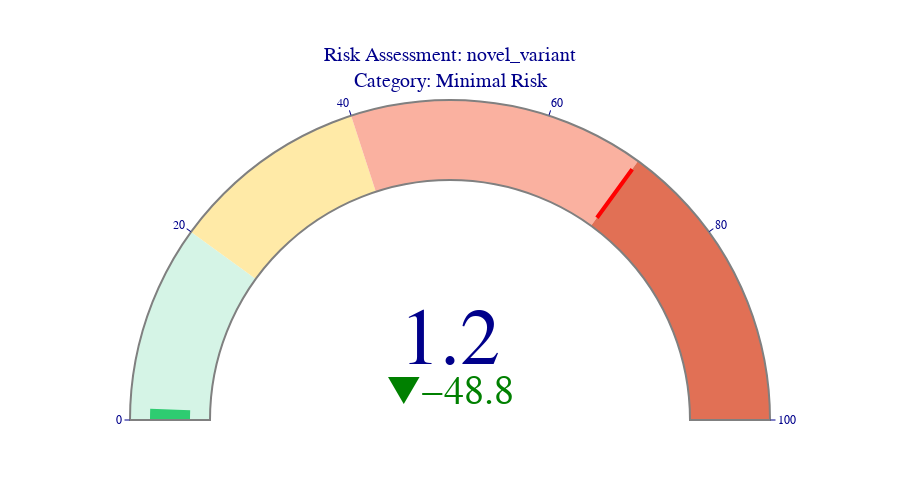
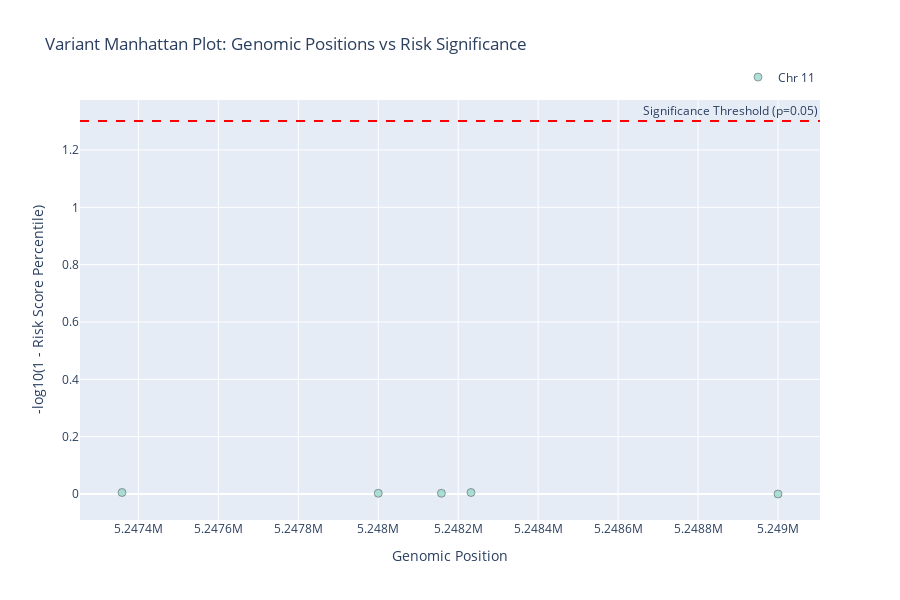
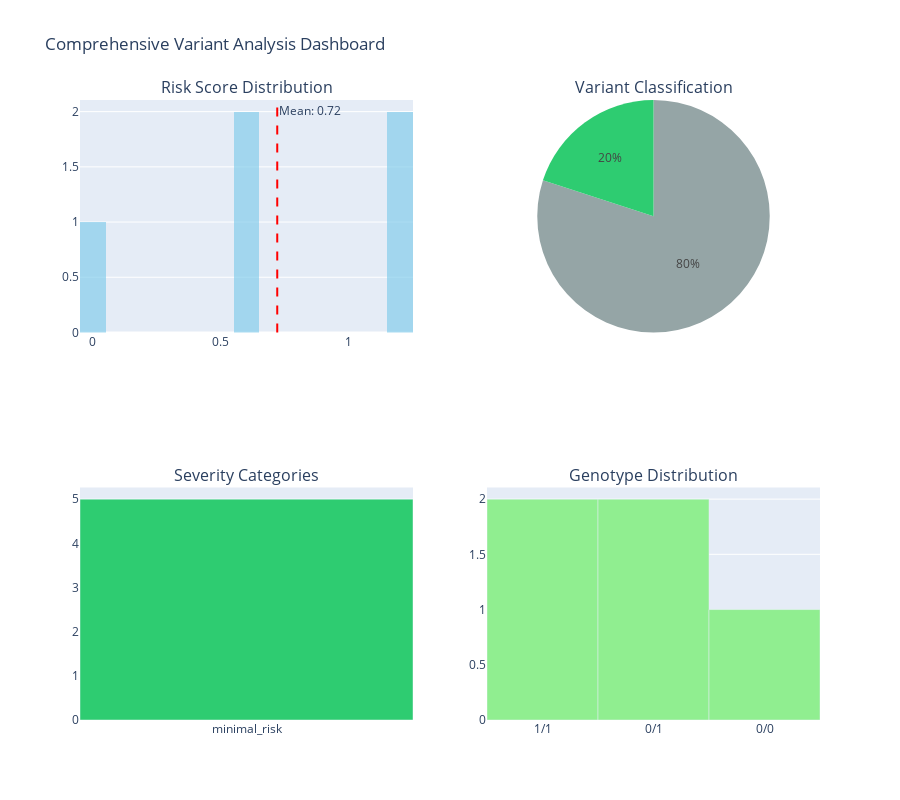

Notebook code cell kept with these figures, in order:
### Markdown cell above
### Advanced Interactive Features

Let's explore the advanced statistical and population comparison capabilities.

### Code cell
# Demonstrate new interactive Plotly visualisations
print("Creating Interactive Plotly Visualisations...")

# First, let's create an interactive risk gauge
print("\nInteractive Risk Gauge:")
if len(results) > 0:
    # Get the variant with the highest risk score
    max_risk_variant = results.loc[results['risk_score'].idxmax()]
    
    # Create interactive gauge
    gauge_fig = visualiser.plot_interactive_risk_gauge(
        risk_score=max_risk_variant['risk_score'],
        variant_name=max_risk_variant.get('variant_name', 'Unknown Variant')
    )
    gauge_fig.show()
    
    print(f"Interactive gauge created for variant with risk score: {max_risk_variant['risk_score']:.2f}")
else:
    print("No data available for risk gauge")

print("\nInteractive Manhattan Plot:")
# Create Manhattan plot showing variant positions and significance
manhattan_fig = visualiser.plot_interactive_variant_manhattan(results)
manhattan_fig.show()
print("Manhattan plot shows genomic positions vs risk significance - hover for details!")

print("\nInteractive Distribution Dashboard:")
# Comprehensive interactive dashboard
dist_fig = visualiser.plot_interactive_risk_distribution(results)
dist_fig.show()
print("Multi-panel dashboard with risk scores, classifications, and distributions")

print("\nInteractive visualisations completed!")
print("These plots are fully interactive - hover, zoom, and explore the data!")

### Figure 1 — Plotly figure (JSON) as saved in the notebook; plotly's stock layout.template omitted (floating-point values rounded to 4 significant figures)
{"data": [{"delta": {"decreasing": {"color": "green"}, "increasing": {"color": "red"}, "reference": 50}, "domain": {"x": [0, 1], "y": [0, 1]}, "gauge": {"axis": {"range": [null, 100], "tickcolor": "darkblue", "tickwidth": 1}, "bar": {"color": "#2ecc71"}, "bgcolor": "white", "bordercolor": "gray", "borderwidth": 2, "steps": [{"color": "#d5f4e6", "range": [0, 20]}, {"color": "#ffeaa7", "range": [20, 40]}, {"color": "#fab1a0", "range": [40, 70]}, {"color": "#e17055", "range": [70, 100]}], "threshold": {"line": {"color": "red", "width": 4}, "thickness": 0.75, "value": 70}}, "mode": "gauge+number+delta", "title": {"text": "Risk Assessment: novel_variant<br>Category: Minimal Risk"}, "type": "indicator", "value": 1.2}], "layout": {"font": {"color": "darkblue", "family": "Arial"}, "height": 500, "paper_bgcolor": "white"}}

### Figure 2 — Plotly figure (JSON) as saved in the notebook; plotly's stock layout.template omitted (floating-point values rounded to 4 significant figures)
{"data": [{"customdata": [11, 11, 11, 11, 11], "hovertemplate": "<b>Chr %{customdata}</b><br>%{text}<extra></extra>", "marker": {"color": "rgb(141,211,199)", "line": {"color": "black", "width": 0.5}, "opacity": 0.7, "size": 8}, "mode": "markers", "name": "Chr 11", "showlegend": true, "text": ["Position: 5248232<br>Risk Score: 1.20<br>Classification: uncertain<br>Genotype: 1/1", "Position: 5248158<br>Risk Score: 0.60<br>Classification: uncertain<br>Genotype: 0/1", "Position: 5247359<br>Risk Score: 1.20<br>Classification: uncertain<br>Genotype: 1/1", "Position: 5248000<br>Risk Score: 0.60<br>Classification: uncertain<br>Genotype: 0/1", "Position: 5249000<br>Risk Score: 0.00<br>Classification: benign<br>Genotype: 0/0"], "type": "scatter", "x": [5248232, 5248158, 5247359, 5248000, 5249000], "y": [0.005243, 0.002614, 0.005243, 0.002614, -0.0]}], "layout": {"annotations": [{"showarrow": false, "text": "Significance Threshold (p=0.05)", "x": 1, "xanchor": "right", "xref": "x domain", "y": 1.301, "yanchor": "bottom", "yref": "y"}], "height": 600, "hovermode": "closest", "legend": {"orientation": "h", "x": 1, "xanchor": "right", "y": 1.02, "yanchor": "bottom"}, "shapes": [{"line": {"color": "red", "dash": "dash"}, "type": "line", "x0": 0, "x1": 1, "xref": "x domain", "y0": 1.301, "y1": 1.301, "yref": "y"}], "showlegend": true, "title": {"text": "Variant Manhattan Plot: Genomic Positions vs Risk Significance"}, "xaxis": {"title": {"text": "Genomic Position"}}, "yaxis": {"title": {"text": "-log10(1 - Risk Score Percentile)"}}}}

### Figure 3 — Plotly figure (JSON) as saved in the notebook; plotly's stock layout.template omitted (floating-point values rounded to 4 significant figures)
{"data": [{"hovertemplate": "Risk Score: %{x}<br>Count: %{y}<extra></extra>", "marker": {"color": "skyblue"}, "name": "Risk Score", "nbinsx": 20, "opacity": 0.7, "type": "histogram", "x": [1.2, 0.6, 1.2, 0.6, 0.0], "xaxis": "x", "yaxis": "y"}, {"domain": {"x": [0.55, 1], "y": [0.625, 1]}, "hovertemplate": "%{label}<br>Count: %{value}<br>Percentage: %{percent}<extra></extra>", "labels": ["uncertain", "benign"], "marker": {"colors": ["#95a5a6", "#2ecc71"]}, "name": "Classification", "type": "pie", "values": [4, 1]}, {"hovertemplate": "%{x}<br>Count: %{y}<extra></extra>", "marker": {"color": ["#2ecc71"]}, "name": "Severity", "type": "bar", "x": ["minimal_risk"], "xaxis": "x2", "y": [5], "yaxis": "y2"}, {"hovertemplate": "%{x}<br>Count: %{y}<extra></extra>", "marker": {"color": "lightgreen"}, "name": "Genotype", "type": "bar", "x": ["1/1", "0/1", "0/0"], "xaxis": "x3", "y": [2, 2, 1], "yaxis": "y3"}], "layout": {"annotations": [{"font": {"size": 16}, "showarrow": false, "text": "Risk Score Distribution", "x": 0.225, "xanchor": "center", "xref": "paper", "y": 1, "yanchor": "bottom", "yref": "paper"}, {"font": {"size": 16}, "showarrow": false, "text": "Variant Classification", "x": 0.775, "xanchor": "center", "xref": "paper", "y": 1, "yanchor": "bottom", "yref": "paper"}, {"font": {"size": 16}, "showarrow": false, "text": "Severity Categories", "x": 0.225, "xanchor": "center", "xref": "paper", "y": 0.375, "yanchor": "bottom", "yref": "paper"}, {"font": {"size": 16}, "showarrow": false, "text": "Genotype Distribution", "x": 0.775, "xanchor": "center", "xref": "paper", "y": 0.375, "yanchor": "bottom", "yref": "paper"}, {"showarrow": false, "text": "Mean: 0.72", "x": 0.72, "xanchor": "left", "xref": "x", "y": 1, "yanchor": "top", "yref": "y domain"}], "height": 800, "shapes": [{"line": {"color": "red", "dash": "dash"}, "type": "line", "x0": 0.72, "x1": 0.72, "xref": "x", "y0": 0, "y1": 1, "yref": "y domain"}], "showlegend": false, "title": {"text": "Comprehensive Variant Analysis Dashboard"}, "xaxis": {"anchor": "y", "domain": [0, 0.45]}, "xaxis2": {"anchor": "y2", "domain": [0, 0.45]}, "xaxis3": {"anchor": "y3", "domain": [0.55, 1]}, "yaxis": {"anchor": "x", "domain": [0.625, 1]}, "yaxis2": {"anchor": "x2", "domain": [0, 0.375]}, "yaxis3": {"anchor": "x3", "domain": [0, 0.375]}}}
